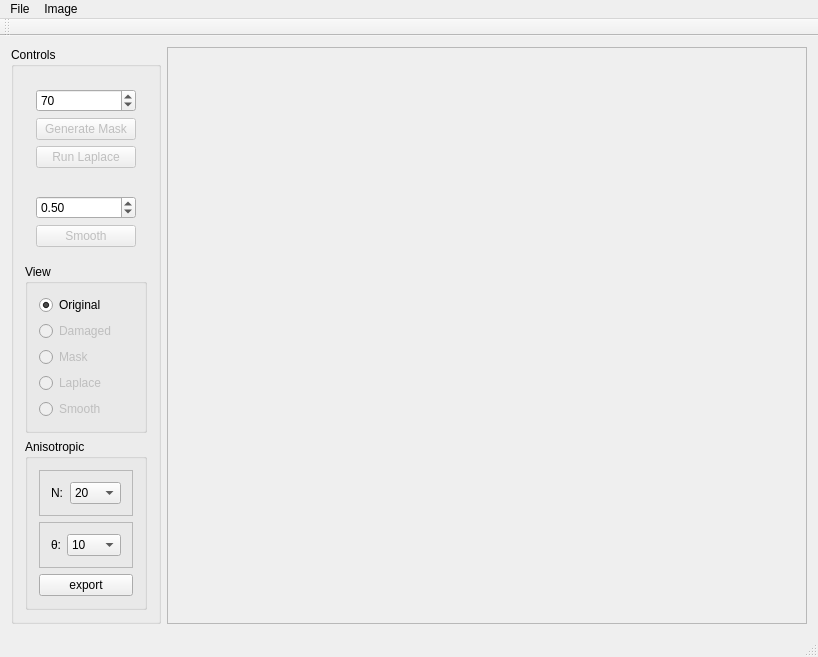
<?xml version="1.0" encoding="UTF-8"?>
<ui version="4.0">
 <class>ImageViewerClass</class>
 <widget class="QMainWindow" name="ImageViewerClass">
  <property name="geometry">
   <rect>
    <x>0</x>
    <y>0</y>
    <width>818</width>
    <height>646</height>
   </rect>
  </property>
  <property name="windowTitle">
   <string>ImageViewer</string>
  </property>
  <widget class="QWidget" name="centralWidget">
   <layout class="QHBoxLayout" name="horizontalLayout">
    <item>
     <widget class="QGroupBox" name="groupBox">
      <property name="title">
       <string>Controls</string>
      </property>
      <layout class="QVBoxLayout" name="verticalLayout_4">
       <item>
        <widget class="QWidget" name="widget" native="true">
         <layout class="QVBoxLayout" name="verticalLayout_3">
          <item>
           <widget class="QSpinBox" name="spinBox_maska">
            <property name="minimum">
             <number>1</number>
            </property>
            <property name="value">
             <number>70</number>
            </property>
           </widget>
          </item>
          <item>
           <widget class="QPushButton" name="pushButton_generateMask">
            <property name="enabled">
             <bool>false</bool>
            </property>
            <property name="text">
             <string>Generate Mask</string>
            </property>
           </widget>
          </item>
          <item>
           <widget class="QPushButton" name="pushButton_laplace">
            <property name="enabled">
             <bool>false</bool>
            </property>
            <property name="text">
             <string>Run Laplace</string>
            </property>
           </widget>
          </item>
         </layout>
        </widget>
       </item>
       <item>
        <widget class="QWidget" name="widget_2" native="true">
         <layout class="QVBoxLayout" name="verticalLayout">
          <item>
           <widget class="QDoubleSpinBox" name="doubleSpinBox_smooth">
            <property name="minimum">
             <double>0.050000000000000</double>
            </property>
            <property name="maximum">
             <double>5.000000000000000</double>
            </property>
            <property name="singleStep">
             <double>0.100000000000000</double>
            </property>
            <property name="value">
             <double>0.500000000000000</double>
            </property>
           </widget>
          </item>
          <item>
           <widget class="QPushButton" name="pushButton_smooth">
            <property name="enabled">
             <bool>false</bool>
            </property>
            <property name="text">
             <string>Smooth</string>
            </property>
           </widget>
          </item>
         </layout>
        </widget>
       </item>
       <item>
        <widget class="QGroupBox" name="groupBoxView">
         <property name="title">
          <string>View</string>
         </property>
         <layout class="QVBoxLayout" name="verticalLayout_5">
          <item>
           <widget class="QRadioButton" name="radioButton_original">
            <property name="text">
             <string>Original</string>
            </property>
            <property name="checked">
             <bool>true</bool>
            </property>
           </widget>
          </item>
          <item>
           <widget class="QRadioButton" name="radioButton_damaged">
            <property name="enabled">
             <bool>false</bool>
            </property>
            <property name="text">
             <string>Damaged</string>
            </property>
           </widget>
          </item>
          <item>
           <widget class="QRadioButton" name="radioButton_mask">
            <property name="enabled">
             <bool>false</bool>
            </property>
            <property name="text">
             <string>Mask</string>
            </property>
           </widget>
          </item>
          <item>
           <widget class="QRadioButton" name="radioButton_laplace">
            <property name="enabled">
             <bool>false</bool>
            </property>
            <property name="text">
             <string>Laplace</string>
            </property>
           </widget>
          </item>
          <item>
           <widget class="QRadioButton" name="radioButton_smooth">
            <property name="enabled">
             <bool>false</bool>
            </property>
            <property name="text">
             <string>Smooth</string>
            </property>
           </widget>
          </item>
         </layout>
        </widget>
       </item>
       <item>
        <widget class="QGroupBox" name="groupBox_2">
         <property name="title">
          <string>Anisotropic</string>
         </property>
         <layout class="QVBoxLayout" name="verticalLayout_2">
          <item>
           <widget class="QFrame" name="frame">
            <property name="frameShape">
             <enum>QFrame::Shape::StyledPanel</enum>
            </property>
            <property name="frameShadow">
             <enum>QFrame::Shadow::Raised</enum>
            </property>
            <layout class="QHBoxLayout" name="horizontalLayout_2">
             <item>
              <widget class="QLabel" name="label">
               <property name="text">
                <string>N:</string>
               </property>
              </widget>
             </item>
             <item>
              <widget class="QComboBox" name="comboBox_gridSize">
               <property name="currentText">
                <string>60</string>
               </property>
               <item>
                <property name="text">
                 <string>20</string>
                </property>
               </item>
               <item>
                <property name="text">
                 <string>40</string>
                </property>
               </item>
               <item>
                <property name="text">
                 <string>60</string>
                </property>
               </item>
               <item>
                <property name="text">
                 <string>80</string>
                </property>
               </item>
               <item>
                <property name="text">
                 <string>160</string>
                </property>
               </item>
              </widget>
             </item>
            </layout>
           </widget>
          </item>
          <item>
           <widget class="QFrame" name="frame_2">
            <property name="frameShape">
             <enum>QFrame::Shape::StyledPanel</enum>
            </property>
            <property name="frameShadow">
             <enum>QFrame::Shadow::Raised</enum>
            </property>
            <layout class="QHBoxLayout" name="horizontalLayout_3">
             <item>
              <widget class="QLabel" name="label_2">
               <property name="text">
                <string>θ:</string>
               </property>
              </widget>
             </item>
             <item>
              <widget class="QComboBox" name="comboBox_theta">
               <item>
                <property name="text">
                 <string>10</string>
                </property>
               </item>
               <item>
                <property name="text">
                 <string>22.5</string>
                </property>
               </item>
               <item>
                <property name="text">
                 <string>45</string>
                </property>
               </item>
              </widget>
             </item>
            </layout>
           </widget>
          </item>
          <item>
           <widget class="QPushButton" name="pushButton_anisotropic">
            <property name="text">
             <string>export</string>
            </property>
           </widget>
          </item>
         </layout>
        </widget>
       </item>
       <item>
        <spacer name="verticalSpacer">
         <property name="orientation">
          <enum>Qt::Orientation::Vertical</enum>
         </property>
         <property name="sizeHint" stdset="0">
          <size>
           <width>20</width>
           <height>40</height>
          </size>
         </property>
        </spacer>
       </item>
      </layout>
     </widget>
    </item>
    <item>
     <widget class="QScrollArea" name="scrollArea">
      <property name="widgetResizable">
       <bool>true</bool>
      </property>
      <widget class="QWidget" name="scrollAreaWidgetContents">
       <property name="geometry">
        <rect>
         <x>0</x>
         <y>0</y>
         <width>645</width>
         <height>571</height>
        </rect>
       </property>
      </widget>
     </widget>
    </item>
   </layout>
  </widget>
  <widget class="QToolBar" name="mainToolBar">
   <attribute name="toolBarArea">
    <enum>TopToolBarArea</enum>
   </attribute>
   <attribute name="toolBarBreak">
    <bool>false</bool>
   </attribute>
  </widget>
  <widget class="QStatusBar" name="statusBar"/>
  <widget class="QMenuBar" name="menuBar">
   <property name="geometry">
    <rect>
     <x>0</x>
     <y>0</y>
     <width>818</width>
     <height>22</height>
    </rect>
   </property>
   <widget class="QMenu" name="menuFile">
    <property name="title">
     <string>File</string>
    </property>
    <addaction name="actionOpen"/>
    <addaction name="actionSave_as"/>
    <addaction name="separator"/>
    <addaction name="actionExit"/>
   </widget>
   <widget class="QMenu" name="menuImage">
    <property name="title">
     <string>Image</string>
    </property>
    <addaction name="actionInvert"/>
   </widget>
   <addaction name="menuFile"/>
   <addaction name="menuImage"/>
  </widget>
  <action name="actionOpen">
   <property name="text">
    <string>Open</string>
   </property>
   <property name="shortcut">
    <string>Ctrl+O</string>
   </property>
  </action>
  <action name="actionSave_as">
   <property name="text">
    <string>Save as</string>
   </property>
   <property name="shortcut">
    <string>Ctrl+S</string>
   </property>
  </action>
  <action name="actionClear">
   <property name="text">
    <string>Clear</string>
   </property>
  </action>
  <action name="actionExit">
   <property name="text">
    <string>Exit</string>
   </property>
   <property name="shortcut">
    <string>Alt+F4</string>
   </property>
  </action>
  <action name="actionResize">
   <property name="text">
    <string>Resize</string>
   </property>
  </action>
  <action name="actionInvert">
   <property name="text">
    <string>Invert</string>
   </property>
  </action>
  <action name="actionOriginal">
   <property name="text">
    <string>Original</string>
   </property>
  </action>
 </widget>
 <layoutdefault spacing="6" margin="11"/>
 <resources>
  <include location="ImageViewer.qrc"/>
 </resources>
 <connections/>
</ui>
